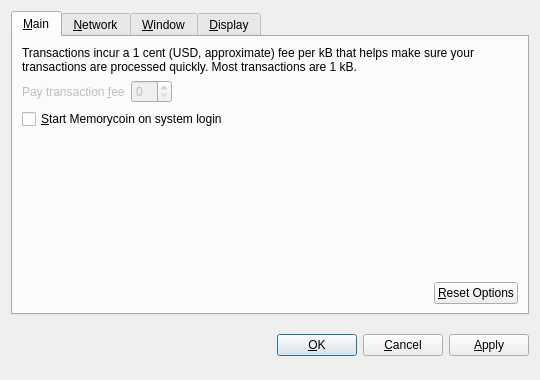
<?xml version="1.0" encoding="UTF-8"?>
<ui version="4.0">
 <class>OptionsDialog</class>
 <widget class="QDialog" name="OptionsDialog">
  <property name="geometry">
   <rect>
    <x>0</x>
    <y>0</y>
    <width>540</width>
    <height>380</height>
   </rect>
  </property>
  <property name="windowTitle">
   <string>Options</string>
  </property>
  <property name="modal">
   <bool>true</bool>
  </property>
  <layout class="QVBoxLayout" name="verticalLayout">
   <item>
    <widget class="QTabWidget" name="tabWidget">
     <property name="tabPosition">
      <enum>QTabWidget::North</enum>
     </property>
     <property name="currentIndex">
      <number>0</number>
     </property>
     <widget class="QWidget" name="tabMain">
      <attribute name="title">
       <string>&amp;Main</string>
      </attribute>
      <layout class="QVBoxLayout" name="verticalLayout_Main">
       <item>
        <widget class="QLabel" name="transactionFeeInfoLabel">
         <property name="text">
          <string>Transactions incur a 1 cent (USD, approximate) fee per kB that helps make sure your transactions are processed quickly. Most transactions are 1 kB.</string>
         </property>
         <property name="textFormat">
          <enum>Qt::PlainText</enum>
         </property>
         <property name="wordWrap">
          <bool>true</bool>
         </property>
        </widget>
       </item>
       <item>
        <layout class="QHBoxLayout" name="horizontalLayout_1_Main">
         <item>
          <widget class="QLabel" name="transactionFeeLabel">
           <property name="enabled">
            <bool>false</bool>
           </property>
           <property name="text">
            <string>Pay transaction &amp;fee</string>
           </property>
           <property name="textFormat">
            <enum>Qt::PlainText</enum>
           </property>
           <property name="buddy">
            <cstring>transactionFee</cstring>
           </property>
          </widget>
         </item>
         <item>
          <widget class="MemorycoinAmountField" name="transactionFee">
           <property name="enabled">
            <bool>false</bool>
           </property>
          </widget>
         </item>
         <item>
          <spacer name="horizontalSpacer_1_Main">
           <property name="orientation">
            <enum>Qt::Horizontal</enum>
           </property>
           <property name="sizeHint" stdset="0">
            <size>
             <width>40</width>
             <height>20</height>
            </size>
           </property>
          </spacer>
         </item>
        </layout>
       </item>
       <item>
        <widget class="QCheckBox" name="memorycoinAtStartup">
         <property name="toolTip">
          <string>Automatically start Memorycoin after logging in to the system.</string>
         </property>
         <property name="text">
          <string>&amp;Start Memorycoin on system login</string>
         </property>
        </widget>
       </item>
       <item>
        <spacer name="verticalSpacer_Main">
         <property name="orientation">
          <enum>Qt::Vertical</enum>
         </property>
         <property name="sizeHint" stdset="0">
          <size>
           <width>20</width>
           <height>40</height>
          </size>
         </property>
        </spacer>
       </item>
       <item>
        <layout class="QHBoxLayout" name="horizontalLayout_2_Main">
         <item>
          <spacer name="horizontalSpacer_2_Main">
           <property name="orientation">
            <enum>Qt::Horizontal</enum>
           </property>
           <property name="sizeHint" stdset="0">
            <size>
             <width>40</width>
             <height>20</height>
            </size>
           </property>
          </spacer>
         </item>
         <item>
          <widget class="QPushButton" name="resetButton">
           <property name="toolTip">
            <string>Reset all client options to default.</string>
           </property>
           <property name="text">
            <string>&amp;Reset Options</string>
           </property>
           <property name="autoDefault">
            <bool>false</bool>
           </property>
          </widget>
         </item>
        </layout>
       </item>
      </layout>
     </widget>
     <widget class="QWidget" name="tabNetwork">
      <attribute name="title">
       <string>&amp;Network</string>
      </attribute>
      <layout class="QVBoxLayout" name="verticalLayout_Network">
       <item>
        <widget class="QCheckBox" name="mapPortUpnp">
         <property name="toolTip">
          <string>Automatically open the Memorycoin client port on the router. This only works when your router supports UPnP and it is enabled.</string>
         </property>
         <property name="text">
          <string>Map port using &amp;UPnP</string>
         </property>
        </widget>
       </item>
       <item>
        <widget class="QCheckBox" name="connectSocks">
         <property name="toolTip">
          <string>Connect to the Memorycoin network through a SOCKS proxy (e.g. when connecting through Tor).</string>
         </property>
         <property name="text">
          <string>&amp;Connect through SOCKS proxy:</string>
         </property>
        </widget>
       </item>
       <item>
        <layout class="QHBoxLayout" name="horizontalLayout_Network">
         <item>
          <widget class="QLabel" name="proxyIpLabel">
           <property name="text">
            <string>Proxy &amp;IP:</string>
           </property>
           <property name="textFormat">
            <enum>Qt::PlainText</enum>
           </property>
           <property name="buddy">
            <cstring>proxyIp</cstring>
           </property>
          </widget>
         </item>
         <item>
          <widget class="QValidatedLineEdit" name="proxyIp">
           <property name="maximumSize">
            <size>
             <width>140</width>
             <height>16777215</height>
            </size>
           </property>
           <property name="toolTip">
            <string>IP address of the proxy (e.g. 127.0.0.1)</string>
           </property>
          </widget>
         </item>
         <item>
          <widget class="QLabel" name="proxyPortLabel">
           <property name="text">
            <string>&amp;Port:</string>
           </property>
           <property name="textFormat">
            <enum>Qt::PlainText</enum>
           </property>
           <property name="buddy">
            <cstring>proxyPort</cstring>
           </property>
          </widget>
         </item>
         <item>
          <widget class="QLineEdit" name="proxyPort">
           <property name="maximumSize">
            <size>
             <width>55</width>
             <height>16777215</height>
            </size>
           </property>
           <property name="toolTip">
            <string>Port of the proxy (e.g. 9050)</string>
           </property>
          </widget>
         </item>
         <item>
          <widget class="QLabel" name="socksVersionLabel">
           <property name="text">
            <string>SOCKS &amp;Version:</string>
           </property>
           <property name="textFormat">
            <enum>Qt::PlainText</enum>
           </property>
           <property name="buddy">
            <cstring>socksVersion</cstring>
           </property>
          </widget>
         </item>
         <item>
          <widget class="QValueComboBox" name="socksVersion">
           <property name="toolTip">
            <string>SOCKS version of the proxy (e.g. 5)</string>
           </property>
          </widget>
         </item>
         <item>
          <spacer name="horizontalSpacer_Network">
           <property name="orientation">
            <enum>Qt::Horizontal</enum>
           </property>
           <property name="sizeHint" stdset="0">
            <size>
             <width>40</width>
             <height>20</height>
            </size>
           </property>
          </spacer>
         </item>
        </layout>
       </item>
       <item>
        <spacer name="verticalSpacer_Network">
         <property name="orientation">
          <enum>Qt::Vertical</enum>
         </property>
         <property name="sizeHint" stdset="0">
          <size>
           <width>20</width>
           <height>40</height>
          </size>
         </property>
        </spacer>
       </item>
      </layout>
     </widget>
     <widget class="QWidget" name="tabWindow">
      <attribute name="title">
       <string>&amp;Window</string>
      </attribute>
      <layout class="QVBoxLayout" name="verticalLayout_Window">
       <item>
        <widget class="QCheckBox" name="minimizeToTray">
         <property name="toolTip">
          <string>Show only a tray icon after minimizing the window.</string>
         </property>
         <property name="text">
          <string>&amp;Minimize to the tray instead of the taskbar</string>
         </property>
        </widget>
       </item>
       <item>
        <widget class="QCheckBox" name="minimizeOnClose">
         <property name="toolTip">
          <string>Minimize instead of exit the application when the window is closed. When this option is enabled, the application will be closed only after selecting Quit in the menu.</string>
         </property>
         <property name="text">
          <string>M&amp;inimize on close</string>
         </property>
        </widget>
       </item>
       <item>
        <spacer name="verticalSpacer_Window">
         <property name="orientation">
          <enum>Qt::Vertical</enum>
         </property>
         <property name="sizeHint" stdset="0">
          <size>
           <width>20</width>
           <height>40</height>
          </size>
         </property>
        </spacer>
       </item>
      </layout>
     </widget>
     <widget class="QWidget" name="tabDisplay">
      <attribute name="title">
       <string>&amp;Display</string>
      </attribute>
      <layout class="QVBoxLayout" name="verticalLayout_Display">
       <item>
        <layout class="QHBoxLayout" name="horizontalLayout_1_Display">
         <item>
          <widget class="QLabel" name="langLabel">
           <property name="text">
            <string>User Interface &amp;language:</string>
           </property>
           <property name="textFormat">
            <enum>Qt::PlainText</enum>
           </property>
           <property name="buddy">
            <cstring>lang</cstring>
           </property>
          </widget>
         </item>
         <item>
          <widget class="QValueComboBox" name="lang">
           <property name="toolTip">
            <string>The user interface language can be set here. This setting will take effect after restarting Memorycoin.</string>
           </property>
          </widget>
         </item>
        </layout>
       </item>
       <item>
        <layout class="QHBoxLayout" name="horizontalLayout_2_Display">
         <item>
          <widget class="QLabel" name="unitLabel">
           <property name="text">
            <string>&amp;Unit to show amounts in:</string>
           </property>
           <property name="textFormat">
            <enum>Qt::PlainText</enum>
           </property>
           <property name="buddy">
            <cstring>unit</cstring>
           </property>
          </widget>
         </item>
         <item>
          <widget class="QValueComboBox" name="unit">
           <property name="toolTip">
            <string>Choose the default subdivision unit to show in the interface and when sending coins.</string>
           </property>
          </widget>
         </item>
        </layout>
       </item>
       <item>
        <widget class="QCheckBox" name="displayAddresses">
         <property name="toolTip">
          <string>Whether to show Memorycoin addresses in the transaction list or not.</string>
         </property>
         <property name="text">
          <string>&amp;Display addresses in transaction list</string>
         </property>
        </widget>
       </item>
       <item>
        <spacer name="verticalSpacer_Display">
         <property name="orientation">
          <enum>Qt::Vertical</enum>
         </property>
         <property name="sizeHint" stdset="0">
          <size>
           <width>20</width>
           <height>40</height>
          </size>
         </property>
        </spacer>
       </item>
      </layout>
     </widget>
    </widget>
   </item>
   <item>
    <layout class="QHBoxLayout" name="horizontalLayout_Buttons">
     <item>
      <spacer name="horizontalSpacer_1">
       <property name="orientation">
        <enum>Qt::Horizontal</enum>
       </property>
       <property name="sizeHint" stdset="0">
        <size>
         <width>40</width>
         <height>48</height>
        </size>
       </property>
      </spacer>
     </item>
     <item>
      <widget class="QLabel" name="statusLabel">
       <property name="font">
        <font>
         <weight>75</weight>
         <bold>true</bold>
        </font>
       </property>
       <property name="text">
        <string/>
       </property>
       <property name="textFormat">
        <enum>Qt::PlainText</enum>
       </property>
       <property name="wordWrap">
        <bool>true</bool>
       </property>
      </widget>
     </item>
     <item>
      <spacer name="horizontalSpacer_2">
       <property name="orientation">
        <enum>Qt::Horizontal</enum>
       </property>
       <property name="sizeHint" stdset="0">
        <size>
         <width>40</width>
         <height>48</height>
        </size>
       </property>
      </spacer>
     </item>
     <item>
      <widget class="QPushButton" name="okButton">
       <property name="text">
        <string>&amp;OK</string>
       </property>
      </widget>
     </item>
     <item>
      <widget class="QPushButton" name="cancelButton">
       <property name="text">
        <string>&amp;Cancel</string>
       </property>
       <property name="autoDefault">
        <bool>false</bool>
       </property>
      </widget>
     </item>
     <item>
      <widget class="QPushButton" name="applyButton">
       <property name="text">
        <string>&amp;Apply</string>
       </property>
       <property name="autoDefault">
        <bool>false</bool>
       </property>
      </widget>
     </item>
    </layout>
   </item>
  </layout>
 </widget>
 <customwidgets>
  <customwidget>
   <class>MemorycoinAmountField</class>
   <extends>QSpinBox</extends>
   <header>memorycoinamountfield.h</header>
  </customwidget>
  <customwidget>
   <class>QValueComboBox</class>
   <extends>QComboBox</extends>
   <header>qvaluecombobox.h</header>
  </customwidget>
  <customwidget>
   <class>QValidatedLineEdit</class>
   <extends>QLineEdit</extends>
   <header>qvalidatedlineedit.h</header>
  </customwidget>
 </customwidgets>
 <resources/>
 <connections/>
</ui>
